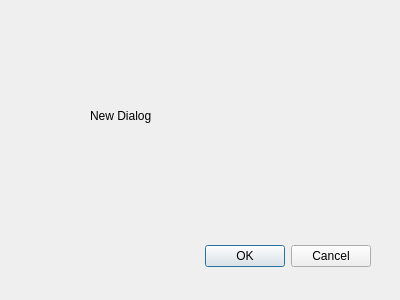
<?xml version="1.0" encoding="UTF-8"?>
<ui version="4.0">
 <class>Dialog</class>
 <widget class="QDialog" name="Dialog">
  <property name="geometry">
   <rect>
    <x>0</x>
    <y>0</y>
    <width>400</width>
    <height>300</height>
   </rect>
  </property>
  <property name="windowTitle">
   <string>Dialog</string>
  </property>
  <widget class="QDialogButtonBox" name="buttonBox">
   <property name="geometry">
    <rect>
     <x>30</x>
     <y>240</y>
     <width>341</width>
     <height>32</height>
    </rect>
   </property>
   <property name="orientation">
    <enum>Qt::Horizontal</enum>
   </property>
   <property name="standardButtons">
    <set>QDialogButtonBox::Cancel|QDialogButtonBox::Ok</set>
   </property>
  </widget>
  <widget class="QLabel" name="label">
   <property name="geometry">
    <rect>
     <x>90</x>
     <y>90</y>
     <width>171</width>
     <height>51</height>
    </rect>
   </property>
   <property name="text">
    <string>New Dialog</string>
   </property>
  </widget>
 </widget>
 <resources/>
 <connections>
  <connection>
   <sender>buttonBox</sender>
   <signal>accepted()</signal>
   <receiver>Dialog</receiver>
   <slot>accept()</slot>
   <hints>
    <hint type="sourcelabel">
     <x>248</x>
     <y>254</y>
    </hint>
    <hint type="destinationlabel">
     <x>157</x>
     <y>274</y>
    </hint>
   </hints>
  </connection>
  <connection>
   <sender>buttonBox</sender>
   <signal>rejected()</signal>
   <receiver>Dialog</receiver>
   <slot>reject()</slot>
   <hints>
    <hint type="sourcelabel">
     <x>316</x>
     <y>260</y>
    </hint>
    <hint type="destinationlabel">
     <x>286</x>
     <y>274</y>
    </hint>
   </hints>
  </connection>
 </connections>
</ui>
